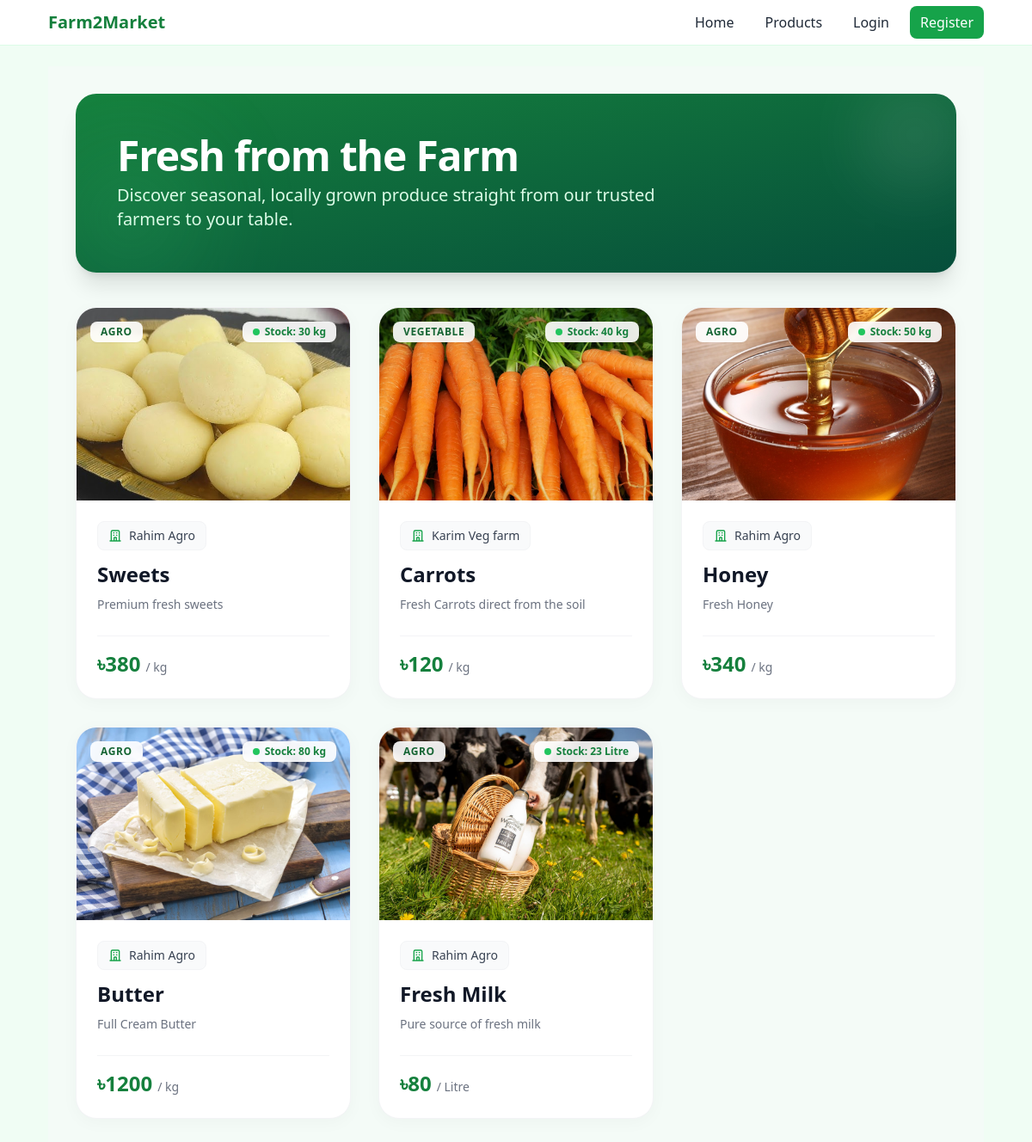
Screenshot of /products/ with the database file from the repository.
### f2m_app/models.py (models this page shows, shortened)
class Product(models.Model):
    product_id = models.AutoField(primary_key=True)
    farmer = models.ForeignKey(FarmerProfile, on_delete=models.CASCADE, related_name="products")
    category = models.ForeignKey(Category, on_delete=models.CASCADE, related_name="products")
    name = models.CharField(max_length=255)
    description = models.TextField()
    price_per_unit = models.IntegerField(default=0)
    stock_quantity = models.IntegerField(default=0)
    unit = models.CharField(max_length=50)
    image = models.ImageField(upload_to='product_images/', null=True, blank=True)
    created_at = models.DateTimeField(auto_now_add=True)

class Category(models.Model):
    category_id = models.AutoField(primary_key=True)
    name = models.CharField(max_length=255)
    description = models.TextField(blank=True)
    class Meta:
        verbose_name_plural = "Categories"

class FarmerProfile(models.Model):
    farmer_id = models.AutoField(primary_key=True)
    user = models.OneToOneField(User, on_delete=models.CASCADE, related_name="farmer_profile")
    farm_name = models.CharField(max_length=255)
    farm_location = models.CharField(max_length=255)
    bio = models.TextField(blank=True)

### f2m_app/views.py (the view)
# urls.py: path('products/', views.product_list_view, name="product_list_view"),
def product_list_view(request):
    products = Product.objects.all().order_by('-created_at')
    categories = Category.objects.all()
    context = {
        'products': products,
        'categories': categories
    }
    return render(request, "F2M/products.html", context)

### templates/F2M/products.html (shortened to what this page needs)
{% extends 'base.html' %}
{% block content %}
<div class="min-h-screen bg-gray-50/50 py-8">
    <div class="max-w-7xl mx-auto px-4 sm:px-6 lg:px-8 space-y-10">
        <div class="relative bg-gradient-to-br from-green-700 to-emerald-900 rounded-3xl overflow-hidden shadow-xl p-8 sm:p-12">
            <div class="absolute top-0 right-0 -mt-4 -mr-4 w-32 h-32 bg-white opacity-10 rounded-full blur-2xl"></div>
            <div class="absolute bottom-0 left-0 -mb-4 -ml-4 w-40 h-40 bg-green-400 opacity-20 rounded-full blur-3xl"></div>
            <div class="relative z-10 flex flex-col md:flex-row items-start md:items-center justify-between gap-6">
                <div>
                    <h2 class="text-3xl sm:text-4xl md:text-5xl font-extrabold text-white tracking-tight mb-2">
                        Fresh from the Farm
                    </h2>
                    <p class="text-green-100 text-lg sm:text-xl max-w-2xl font-medium">
                        Discover seasonal, locally grown produce straight from our trusted farmers to your table.
                    </p>
                </div>
            </div>
        </div>
        <div class="grid grid-cols-1 md:grid-cols-2 lg:grid-cols-3 gap-8">
            {% for product in products %}
                <div class="group bg-white rounded-3xl border border-gray-100 shadow-[0_4px_20px_rgb(0,0,0,0.03)] hover:shadow-[0_8px_30px_rgb(0,0,0,0.08)] overflow-hidden flex flex-col transition-all duration-300 hover:-translate-y-1 relative">
                    <div class="w-full h-56 relative overflow-hidden bg-gradient-to-br from-green-50 to-emerald-50/50 flex-shrink-0">
                        {% if product.image %}
                            <img src="{{ product.image.url }}" alt="{{ product.name }}" class="w-full h-full object-cover group-hover:scale-110 transition-transform duration-700 ease-in-out">
                        {% endif %}
                        <span class="absolute top-4 left-4 z-10 text-xs font-bold text-green-800 tracking-wider uppercase bg-white/90 px-3 py-1 rounded-lg backdrop-blur-sm shadow-sm">
                            {{ product.category.name }}
                        </span>
                        <span class="absolute top-4 right-4 z-10 flex items-center gap-1.5 text-xs font-bold px-3 py-1 rounded-lg backdrop-blur-sm shadow-sm {% if product.stock_quantity > 0 %}bg-white/90 text-green-700{% else %}bg-white/90 text-red-600{% endif %}">
                            <span class="w-2 h-2 rounded-full {% if product.stock_quantity > 0 %}bg-green-500 animate-pulse{% else %}bg-red-500{% endif %}"></span>
                            {% if product.stock_quantity > 0 %}
                                Stock: {{ product.stock_quantity }} {{ product.unit }}
                            {% else %}
                                Out of Stock
                            {% endif %}
                        </span>
                    </div>
                    <div class="p-6 flex-grow flex flex-col">
                        <div class="flex flex-col h-full">
                            <div class="flex flex-wrap items-start gap-4 mb-3">
                                <div class="flex items-center gap-2 text-sm text-gray-600 bg-gray-50 border border-gray-100 px-3 py-1.5 rounded-lg w-fit">
                                    <span class="font-medium text-gray-700 line-clamp-1">{{ product.farmer.farm_name }}</span>
                                </div>
                            </div>
                            <h3 class="text-xl sm:text-2xl font-bold text-gray-900 mb-2 group-hover:text-green-700 transition-colors line-clamp-1">{{ product.name }}</h3>
                            <p class="text-gray-500 text-sm line-clamp-2 md:line-clamp-3 mb-6 flex-grow leading-relaxed">{{ product.description }}</p>
                            <div class="mt-auto flex flex-wrap items-center justify-between gap-3 pt-4 border-t border-gray-100">
                                <div class="flex items-baseline gap-1.5 min-w-0 flex-[1_1_auto]">
                                    <span class="text-xl sm:text-2xl font-black text-green-700 truncate" title="৳{{ product.price_per_unit }}">৳{{ product.price_per_unit }}</span>
                                    <span class="text-xs sm:text-sm font-medium text-gray-500 whitespace-nowrap flex-shrink-0">/ {{ product.unit }}</span>
                                </div>
                            </div>
                        </div>
                    </div>
                </div>
            {% endfor %}
        </div>
    </div>
</div>
{% endblock %}

### rows the page displays
Product: image (picture), category.name "AGRO", stock_quantity "30", unit "kg", farmer.farm_name "Rahim Agro", name "Sweets", description "Premium fresh sweets", price_per_unit "380"
Product: image (picture), category.name "VEGETABLE", stock_quantity "40", unit "kg", farmer.farm_name "Karim Veg farm", name "Carrots", description "Fresh Carrots direct from the soil", price_per_unit "120"
Product: image (picture), category.name "AGRO", stock_quantity "50", unit "kg", farmer.farm_name "Rahim Agro", name "Honey", description "Fresh Honey", price_per_unit "340"
Product: image (picture), category.name "AGRO", stock_quantity "80", unit "kg", farmer.farm_name "Rahim Agro", name "Butter", description "Full Cream Butter", price_per_unit "1200"
Product: image (picture), category.name "AGRO", stock_quantity "23", unit "Litre", farmer.farm_name "Rahim Agro", name "Fresh Milk", description "Pure source of fresh milk", price_per_unit "80"
